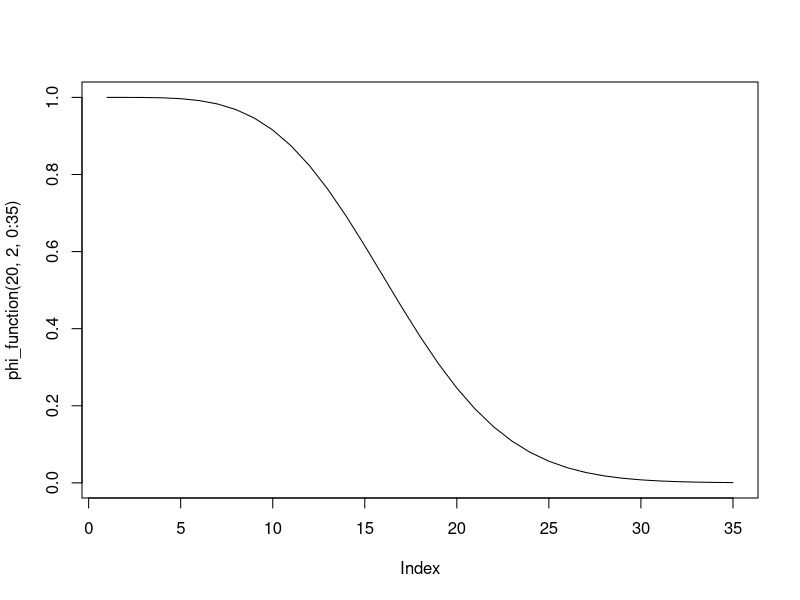
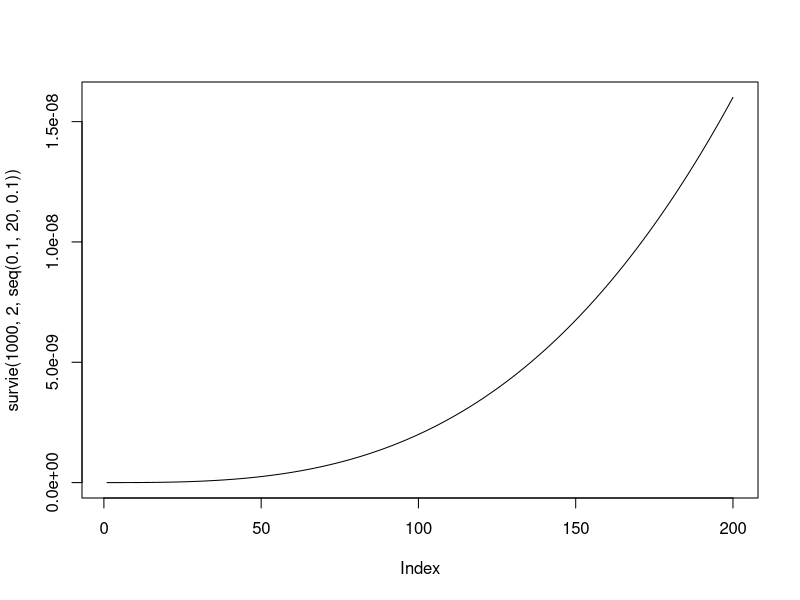
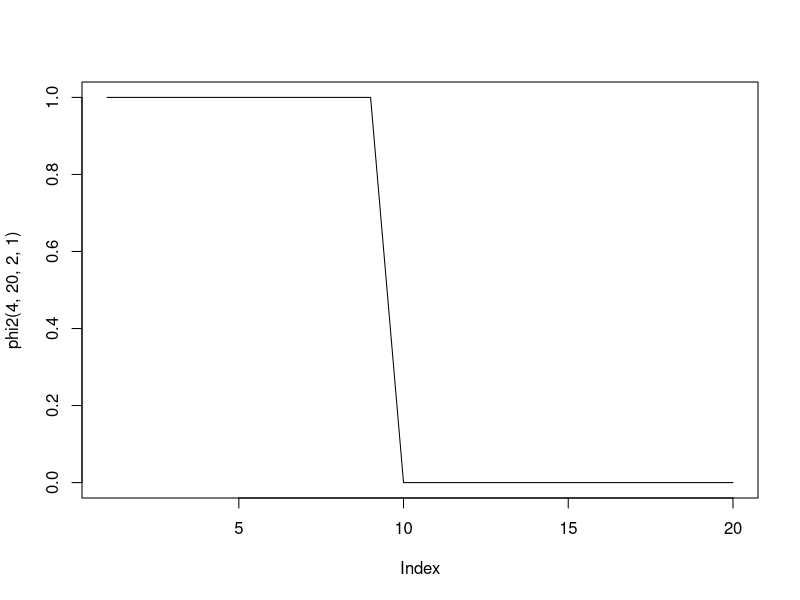
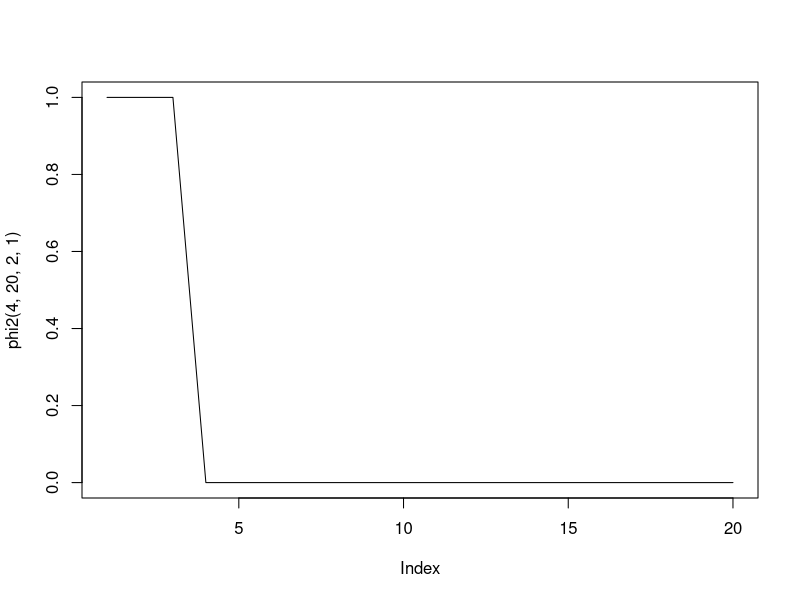
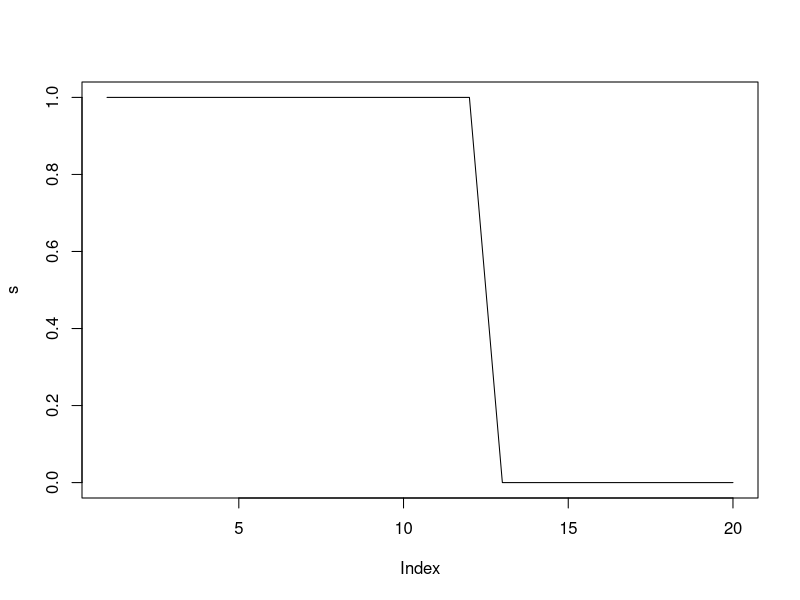

Write R code to recreate these figures, in order.
# TP 1 

## Question 1

phi <- function(x){
  rep <- ((x[3]*(1-(1-x[1])*(1-x[2]))*(1-(1-x[4])*(1-x[5])))+(1-x[3])*(1-(1-x[1]*x[4])*(1-x[2]*x[5])))*(1-(1-x[6]*x[7])*(1-x[8])*(1-x[9]))
  return(rep)
}

# question 2

phi_function <- function(lambda, beta, t){
  R1 <- 1-pweibull(t, shape = beta, scale = lambda)
  R2 <- 1-pweibull(t, shape = beta, scale = lambda)
  R3 <- 1-pweibull(t, shape = beta, scale = lambda)
  R4 <- 1-pweibull(t, shape = beta, scale = lambda)
  R5 <- 1-pweibull(t, shape = beta, scale = lambda)
  R6 <- 1-pweibull(t, shape = beta, scale = lambda)
  R7 <- 1-pweibull(t, shape = beta, scale = lambda)
  R8 <- 1-pweibull(t, shape = beta, scale = lambda)
  R9 <- 1-pweibull(t, shape = beta, scale = lambda)
  rep <- ((R3[t]*(1-(1-R1[t])*(1-R2[t]))*(1-(1-R4[t])*(1-R5[t])))+(1-R3[t])*(1-(1-R1[t]*R4[t])*(1-R2[t]*R5[t])))*(1-(1-R6[t]*R7[t])*(1-R8[t])*(1-R9[t]))
  return(rep)
}




## Question 3

plot(phi_function(20,2, 0:35), type = 'l')

## Question 4

survie <- function(lambda, beta, t){
  R1 <- 1-pweibull(t, shape = beta, scale = lambda)
  R2 <- 1-pweibull(t, shape = beta, scale = lambda)
  R3 <- 1-pweibull(t, shape = beta, scale = lambda)
  R4 <- 1-pweibull(t, shape = beta, scale = lambda)
  R5 <- 1-pweibull(t, shape = beta, scale = lambda)
  R6 <- 1-pweibull(t, shape = beta, scale = lambda)
  R7 <- 1-pweibull(t, shape = beta, scale = lambda)
  R8 <- 1-pweibull(t, shape = beta, scale = lambda)
  R9 <- 1-pweibull(t, shape = beta, scale = lambda)
  rep <- -log(((R3[t]*(1-(1-R1[t])*(1-R2[t]))*(1-(1-R4[t])*(1-R5[t])))+(1-R3[t])*(1-(1-R1[t]*R4[t])*(1-R2[t]*R5[t])))*(1-(1-R6[t]*R7[t])*(1-R8[t])*(1-R9[t]))/t)
  # rep <- -log(rep)/t
  return(rep)
  # rep <- -log(1 - phi_function(lambda, beta, t))/t
}

survie <- function(lambda, beta, t){
  rep=NULL
  for(i in 1:length(t)){
    R1 <- 1-pweibull(t[i], shape = beta, scale = lambda)
    R2 <- 1-pweibull(t[i], shape = beta, scale = lambda)
    R3 <- 1-pweibull(t[i], shape = beta, scale = lambda)
    R4 <- 1-pweibull(t[i], shape = beta, scale = lambda)
    R5 <- 1-pweibull(t[i], shape = beta, scale = lambda)
    R6 <- 1-pweibull(t[i], shape = beta, scale = lambda)
    R7 <- 1-pweibull(t[i], shape = beta, scale = lambda)
    R8 <- 1-pweibull(t[i], shape = beta, scale = lambda)
    R9 <- 1-pweibull(t[i], shape = beta, scale = lambda)
    rep[i] <- -log(((R3*(1-(1-R1)*(1-R2))*(1-(1-R4)*(1-R5)))+(1-R3)*(1-(1-R1*R4)*(1-R2*R5)))*(1-(1-R6*R7)*(1-R8)*(1-R9)))/t[i]
  }
  return(rep)
}


survie(100, 2, seq(0.1, 20, 0.1))
plot(survie(1000, 2, seq(0.1, 20, 0.1)), type = 'l')

# Question 5 
# simulation d'une loi de weibull avec la méthode des quantile. 


# Question 5 

inverse_pweibull <- function(lambda, beta, u){
  rep <- lambda*(-(log(1-u)^(1/beta)))
  return(rep)
}

phi2 <- function(a, n, lambda, beta){
  t <- seq(0, a,length.out =n)
  y <- rep(0,n)
  u <- runif(9,0,1)
  x <- matrix(0, nrow = n, ncol = 9)
  
  for(i in 1:n){
    for(j in 1:9){
      if(t[i] < (lambda*(-log(u[j]))^(1/beta))){
        x[i,j] <- 1
      }
    }
    y[i] <- phi(x[i,])
  }
  return(y)
}
phi2(4,20,2,1)
plot(phi2(4,20,2,1),type="l")

# question 6 

phi23 <- function(a, n, lambda, beta){
  t <- seq(0, a,length.out =n)
  y <- rep(0,n)
  u <- runif(9,0,1)
  x <- matrix(0, nrow = n, ncol = 9)
  for(i in 1:n){
    for(j in 1:9){
      if(t[i] < (lambda*(-log(u[j]))^(1/beta))){
        x[i,j] <- 1
      }
      
    }
    if (x[i,j]==0) { break }
    
  }
  return(i-1)
}
phi23(4,36,2,1)

# question 7

n_realisation_T<-function(a, n, lambda, beta,ntot){
  vect=NULL
  for(i in 1:ntot){
    vect[i]=phi23(a, n, lambda, beta)
  }
  return(vect)
}
n_realisation_T(4,36,2,1,40)
sum(n_realisation_T(4,36,2,1,40))

mu=function(a, n, lambda, beta,ntot){
  v=n_realisation_T(a, n, lambda, beta,ntot)
  1/ntot*sum(v)
}
mu(4,36,2,1,40)

######### 
# Exercice 1

phi <- function(x){
  rep <- (1-x[5])*(1-(1-x[1]*x[3])*(1-x[2]*x[4]))*x[6]*(1-(1-x[7]*x[10])*(1-x[8]*x[9]))+x[5]*(1-(1-x[1])*(1-x[2]))*(1-(1-x[3])*(1-x[4]))*x[6]*(1-(1-x[7]*x[10])*(1-x[8]*x[9]))
  return(rep)
}
phi(c(0,1,1,1,0,1,0,1,1,0))

## Exercice 2


phi2 <- function(a, n, lambda, beta){
  t <- seq(0, a,length.out =n)
  y <- rep(0,n)
  u <- runif(10,0,1)
  x <- matrix(0, nrow = n, ncol = 10)
  
  for(i in 1:n){
    for(j in 1:10){
      if(t[i] < (lambda*(-log(u[j]))^(1/beta))){
        x[i,j] <- 1
      }
    }
    y[i] <- phi(x[i,])
  }
  return(y)
}
phi2(4,20,2,1)
plot(phi2(4,20,2,1),type="l")

# question 6 

phi23 <- function(a, n, lambda, beta){
  t <- seq(0, a,length.out =n)
  y <- rep(0,n)
  u <- runif(10,0,1)
  x <- matrix(0, nrow = n, ncol = 10)
  for(i in 1:n){
    for(j in 1:10){
      if(t[i] < (lambda*(-log(u[j]))^(1/beta))){
        x[i,j] <- 1
      }
      
    }
    y[i] <- phi(x[i,])
    if (y[i]==0) { break }
    
  }
  return(i-1)
}
phi23(4,36,2,1)

# question 7

n_realisation_T<-function(a, n, lambda, beta,ntot){
  vect=NULL
  for(i in 1:ntot){
    vect[i]=phi23(a, n, lambda, beta)
  }
  return(vect)
}
n_realisation_T(4,36,2,1,40)
sum(n_realisation_T(4,36,2,1,40))

mu=function(a, n, lambda, beta,ntot){
  v=n_realisation_T(a, n, lambda, beta,ntot)
  1/ntot*sum(v)
}
mu(4,36,2,1,40)

n_rea_mu=function(a, n, lambda, beta,ntot,nmu){
  v=NULL
  for (i in 1:nmu) {
  v[i]=  mu(a, n, lambda, beta,ntot)
  }
  return(v)
}

moy= n_rea_mu(4,36,2,1,40,100)
int.ech = function(vector,conf.level=0.95,na.rm=T) { # VERSION 2016 
  if (length(vector)==0) { cat("Erreur ! Le vecteur ",substitute(vector),"est vide.\n")} 
  else { s = var(vector,na.rm=na.rm) 
  n = length(vector)-sum(is.na(vector)) 
  ddl = n - 1 ; proba = (1-conf.level)*100 ; proba = (100-proba/2)/100 
  t_student = qt(proba, ddl) # quantile 
  intervalle = t_student * sqrt(s/n) 
  moyenne = mean(vector,na.rm=na.rm) ; return(intervalle) }} 
int.ech(moy)

# Exercice 3
#  a

u=seq(0, 4,length.out =40)
# ----------------------------------------------------------------------------#
fonction_interval=function(n,inter,i){
  t=NULL
  d=NULL
  for (v in seq(1,n,inter)) {
    if(v==i){
      t[v]=1
    }
    else{
      t[v]=0
    }
  }
  t=t[!is.na(t)]
  t
  w=sum(t)
  if(w==0){
    d=0
  }
  else{
    d=1 
  }
  return(d)
}

fonction_interval(20,2,7)
seq(1,20,2)

#---------------------------------------------------------------------------#

phi2 <- function(a, n, lambda, beta,inter){
  t <- seq(0, a,length.out =n)
  y <- rep(0,n)
  u <- runif(10,0,1)
  x <- matrix(0, nrow = n, ncol = 10)
  
  for(i in 1:n){
    for(j in c(1,2,3,4,5,7,8,9,10)){
      if(t[i] < (lambda*(-log(u[j]))^(1/beta))){
        x[i,j] <- 1
      }
    }
  }
  d=0
  for(i in 1:n){
     if(t[i-d] < (lambda*(-log(u[6]))^(1/beta))){
       x[i,6] <- 1
     }
     if(fonction_interval(n,inter,i)==1 & x[i,6]==0){ 
       d=i-1
       u <- runif(10,0,1)
     }
    }
  # y[i] <- phi(x[i,])
    return(x)
}
(b=phi2(20,20,10,15,4))

phi3 <- function(a, n, lambda, beta,inter){
  y=NULL
  matrice=phi2(a, n, lambda, beta,inter)
  for (i in 1:n) {
   y[i]=phi(matrice[i,]) 
  }
  return(y)
}


(s=phi3(20,20,15,3,7))
plot(s,type = "l")

#  b

#---   E(T)  ------------------------------------------------------

tp_i_de_panne <- function(a, n, lambda, beta,inter){
  y=NULL
  d=0
  matrice=phi2(a, n, lambda, beta,inter)
  for (i in 1:n) {
    y[i]=phi(matrice[i,]) 
  }
  for (i in n:1){
    if(y[i]==1 & i==n ){
      d=n
      break
    }
    if(y[i]==1){
      d=i+1
      break
    }
  }
#  if(d==n){
#    return("Pas de panne sur le temps T")
#  }
#  if(d<n & d>0){
#    return(d)
#  }
return(d)
}
tp_i_de_panne(20,20,15,3,7)

nbtot_realisation_t=function(a, n, lambda, beta,inter,nbtot){
  vector=NULL
  for(i in 1:nbtot){
    vector[i]=tp_i_de_panne(a, n, lambda, beta,inter)
  }
  return(vector)
}

nbtot_realisation_t(20,20,15,3,7,8)

E_T=function(a, n, lambda, beta,inter,nbtot){
  t=nbtot_realisation_t(a, n, lambda, beta,inter,nbtot)
  moyenne=(1/nbtot)*sum(t)
  return(moyenne)
}
E_T(20,20,15,3,7,8)

#---   E(N)  ------------------------------------------------------

nb_intervention <- function(a, n, lambda, beta,inter){
  t <- seq(0, a,length.out =n)
  y <- rep(0,n)
  u <- runif(10,0,1)
  x <- matrix(0, nrow = n, ncol = 10)
  
  for(i in 1:n){
    for(j in c(1,2,3,4,5,7,8,9,10)){
      if(t[i] < (lambda*(-log(u[j]))^(1/beta))){
        x[i,j] <- 1
      }
    }
  }
  d=0
  intervention=0
  for(i in 1:n){
    if(t[i-d] < (lambda*(-log(u[6]))^(1/beta))){
      x[i,6] <- 1
    }
    if(fonction_interval(n,inter,i)==1 & x[i,6]==0){ 
      intervention=intervention+1
      d=i-1
      u <- runif(10,0,1)
    }
  }
  return(intervention)
}
nb_intervention(20,20,15,3,7)


nb_realisation_intervention=function(a, n, lambda, beta,inter,nbtot){
  vector=NULL
  for(i in 1:nbtot){
    vector[i]=nb_intervention(a, n, lambda, beta,inter)
  }
  return(vector)
}

nb_realisation_intervention(20,20,15,3,7,7)

moyenne_intervention=function(a, n, lambda, beta,inter,nbtot){
  moyenne=(1/nbtot)*sum(nb_realisation_intervention(a, n, lambda, beta,inter,nbtot))
  return(moyenne)
}

moyenne_intervention(20,20,15,3,7,7)

recompense<-function(a, n, lambda, beta,inter,nbtot,cout,gain){
 r=gain*E_T(a, n, lambda, beta,inter,nbtot)-cout*moyenne_intervention(a, n, lambda, beta,inter,nbtot)
 return(r)
}
recompense(20,20,15,3,3,7,2,3.5)

a_val=20
n_val=20
lambda_val=15
beta_val=3
nbtot_val=7
cout_val=2
gain_val=3.5

recompense<-function(a=a_val, n=n_val, lambda=lambda_val, beta=beta_val,inter,nbtot=nbtot_val,cout=cout_val,gain=gain_val){
  r=gain*E_T(a, n, lambda, beta,inter,nbtot)-cout*moyenne_intervention(a, n, lambda, beta,inter,nbtot)
  return(r)
}
recompense(2)
solution=optimize(recompense,c(0, 20),maximum = TRUE)
